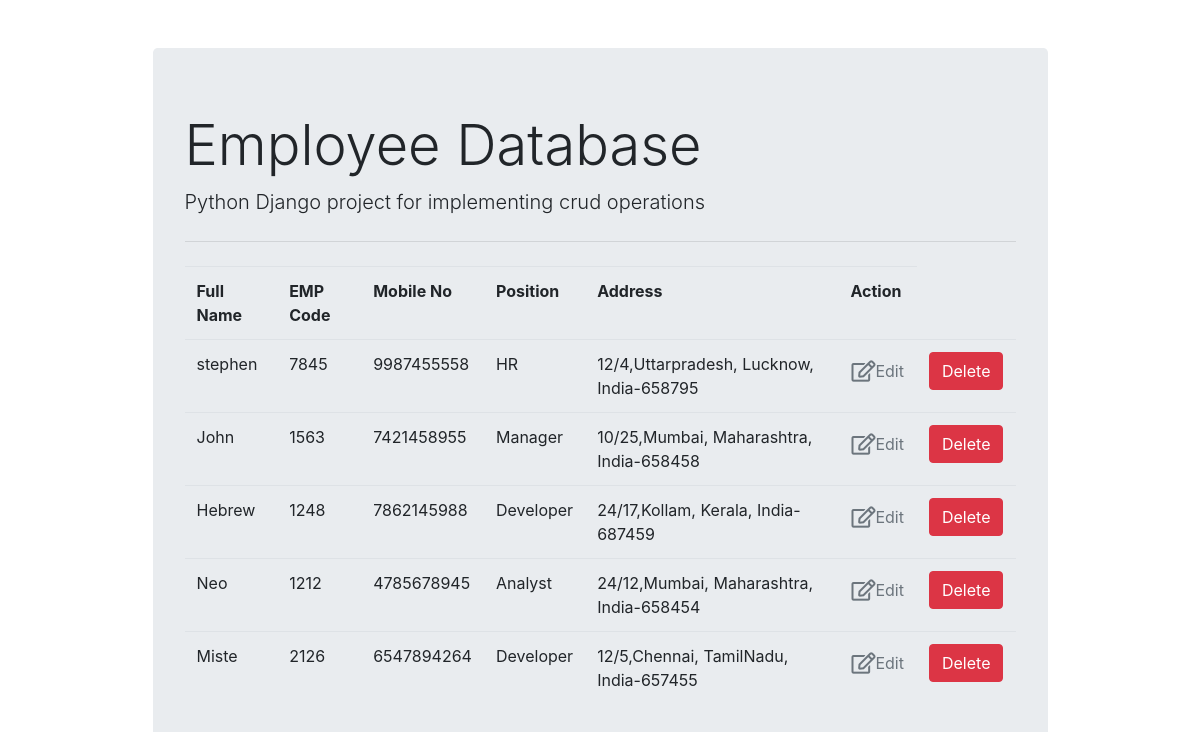
Page /list/ on the committed database.
### app/models.py (models this page shows)
class Employee(models.Model):
 fullname=models.CharField(max_length=100)
 emp_code=models.CharField(max_length=10)
 mobile=models.CharField(max_length=10)
 address=models.TextField(max_length=100)
 position=models.CharField(max_length=10)

### app/views.py (the view)
# urls.py: path('list/', views.Employee_list),
def Employee_list(request):
    context={'employee_list':Employee.objects.all()}
    return render(request,"list.html",context)

### templates/list.html
{% extends "base.html" %}
{% block content %}
<table class="table table-borderless">
    <thead class='border-bottom font-weight-bold'>
        <tr>
            <td>Full Name</td>
            <td>EMP Code</td>
            <td> Mobile No</td>
            <td>Position</td>
            <td>Address</td>
            <td>Action</td>
        </tr>
    </thead>
    <tbody>
        {% for employee in employee_list %}
          <tr>
              <td>{{employee.fullname}}</td>
              <td>{{employee.emp_code}}</td>
              <td>{{employee.mobile}}</td>
              <td>{{employee.position}}</td>
              <td>{{employee.address}}</td>
              <td>
                  <a href="{% url 'updatedata' employee.id %}" class="btn text-secondary px-0">
                    <i class="far fa-edit fa-lg"></i>Edit
                  </a>
                </td>
                <td>
                 <form action="{% url 'deletedata' employee.id %}" method='post' class="d-inline">  {% csrf_token %}
                    <input type="submit" class="btn btn-danger" value="Delete">
                  </form>
                </td>
          </tr>
        {% endfor %}
    </tbody>
</table>
{% endblock content %}

### templates/base.html (shortened to what this page needs)
<!DOCTYPE html>
<html lang="en">
<head>
    <link rel="stylesheet" href="https://maxcdn.bootstrapcdn.com/bootstrap/4.0.0/css/bootstrap.min.css">
    <link rel="stylesheet" href="https://cdnjs.cloudflare.com/ajax/libs/font-awesome/5.15.3/css/all.min.css">
</head>
<body>
    <div class="container">
         <div class="col-md-10 offset-md-1 mt-5">
            <div class="jumbotron">
                <h1 class="display-4">Employee Database</h1>
                <p class="lead">Python Django project for implementing crud operations</p>
                <hr class="my-4">
                {% block content %}
                {% endblock content %}
              </div>
         </div>
    </div>
</body>
</html>

### rows in the picture
Employee: fullname "stephen", emp_code "7845", mobile "9987455558", position "HR", address "12/4,Uttarpradesh, Lucknow, India-658795"
Employee: fullname "John", emp_code "1563", mobile "7421458955", position "Manager", address "10/25,Mumbai, Maharashtra, India-658458"
Employee: fullname "Hebrew", emp_code "1248", mobile "7862145988", position "Developer", address "24/17,Kollam, Kerala, India-687459"
Employee: fullname "Neo", emp_code "1212", mobile "4785678945", position "Analyst", address "24/12,Mumbai, Maharashtra, India-658454"
Employee: fullname "Miste", emp_code "2126", mobile "6547894264", position "Developer", address "12/5,Chennai, TamilNadu, India-657455"
